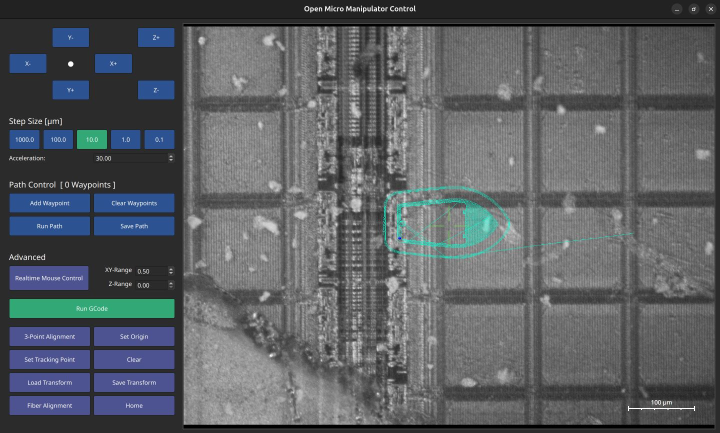
#> input picture images/gcode_runner.jpg, 1440 x 866 px (shown at 1/2 size)
$ python -i image_aligner.py   (imports and definitions only)
#> lines starting #> are read from the running program, lines starting #| are printed output that depends on the picture
# --------------------------------------------------------------------------------------
# Project: OpenMicroManipulator
# License: MIT (see LICENSE file for full description)
#          All text in here must be included in any redistribution.
# Author:  M. S. (diffraction limited)
# --------------------------------------------------------------------------------------

import cv2
import numpy as np

class ECCImageAligner:
    def __init__(self, gamma = 1.0):
        self.ref_gray = None
        self.warp_mode = cv2.MOTION_EUCLIDEAN  # rotation + translation
        # self.warp_mode = cv2.MOTION_AFFINE  # rotation + translation
        self.gamma=gamma
        self.warp_matrix = None

    def set_reference(self, ref_img):
        """Set the reference image (color or grayscale)."""
        if len(ref_img.shape) == 3:
            self.ref_gray = cv2.cvtColor(ref_img, cv2.COLOR_BGR2GRAY).astype(np.float32)
        else:
            self.ref_gray = ref_img.astype(np.float32)

        self.ref_gray = (self.ref_gray/255)**self.gamma

    def compute_transform(self, input_img, number_of_iterations=300, termination_eps=1e-3, translation_scale_factor=1.0):
        """
        Compute the transform aligning input_img to reference.

        Returns a dict with:
            - rotation (degrees)
            - translation (tx, ty)
            - warp_matrix (2x3 np.array)
            - aligned_image (input_img warped to reference)
            - correlation (ECC value)
        """
        if self.ref_gray is None:
            raise ValueError("Reference image not set. Call set_reference() first.")

        if len(input_img.shape) == 3:
            input_gray = cv2.cvtColor(input_img, cv2.COLOR_BGR2GRAY).astype(np.float32)
        else:
            input_gray = input_img.astype(np.float32)
        input_gray = (input_gray/255)**self.gamma

        if self.warp_matrix is None:
            self.warp_matrix = np.eye(2, 3, dtype=np.float32)
        criteria = (cv2.TERM_CRITERIA_EPS | cv2.TERM_CRITERIA_COUNT, number_of_iterations, termination_eps)

        try:
            cc, warp_matrix = cv2.findTransformECC(self.ref_gray, input_gray, self.warp_matrix, self.warp_mode, criteria)
            self.warp_matrix = warp_matrix
        except cv2.error as e:
            print(f"ECC alignment failed: {e}")
            #raise RuntimeError(f"ECC alignment failed: {e}")

        if False:
            aligned_img = cv2.warpAffine(input_gray, self.warp_matrix, (self.ref_gray.shape[1], self.ref_gray.shape[0]),
                                         flags=cv2.INTER_LINEAR + cv2.WARP_INVERSE_MAP)
            diff = cv2.resize(aligned_img-self.ref_gray, dsize=None, fx=4, fy=4)
            #diff = cv2.resize(self.ref_gray, dsize=None, fx=4, fy=4)
            cv2.imshow('difference', diff+0.5)

        a = self.warp_matrix[0, 0]
        b = self.warp_matrix[0, 1]
        rotation_rad = np.arctan2(b, a)
        rotation_deg = np.degrees(rotation_rad)
        tx = self.warp_matrix[0, 2]
        ty = self.warp_matrix[1, 2]

        return {
            'rotation': rotation_deg,
            'translation': (tx*translation_scale_factor, ty*translation_scale_factor),
            'warp_matrix': self.warp_matrix,
            # 'aligned_image': aligned_img,
            # 'correlation': cc
        }

>>> import cv2
>>> picture = cv2.imread('../../images/gcode_runner.jpg', cv2.IMREAD_GRAYSCALE)
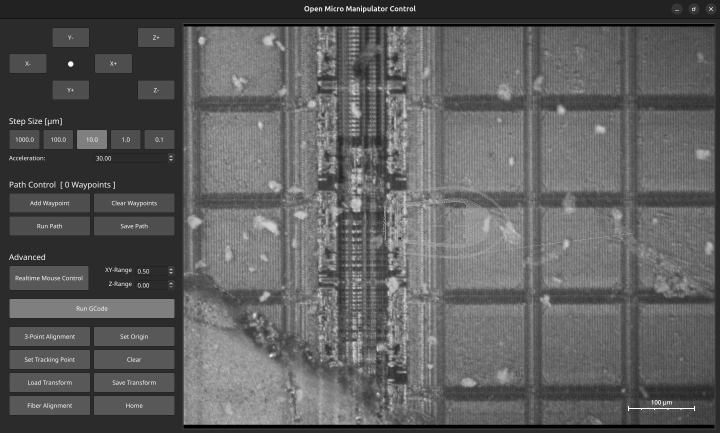
#> picture: shape (866, 1440) (shown at 1/2 size); min 0, max 255, mean 93.8
>>> result = ECCImageAligner().compute_transform(picture)
#> (the run stopped early here; a loop or call above may not have finished)

$ run again, on images/grain_manipulation_1.jpg
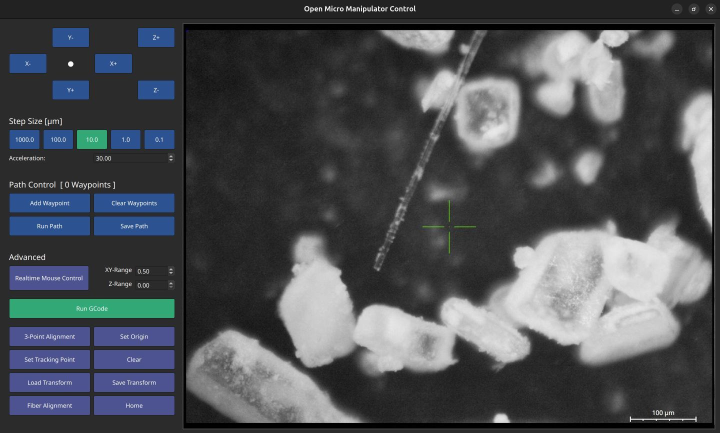
#> input picture images/grain_manipulation_1.jpg, 1440 x 866 px (shown at 1/2 size)
#> `picture = cv2.imread('../../images/gcode_runner.jpg', cv2.IMREAD_GRAYS..`:
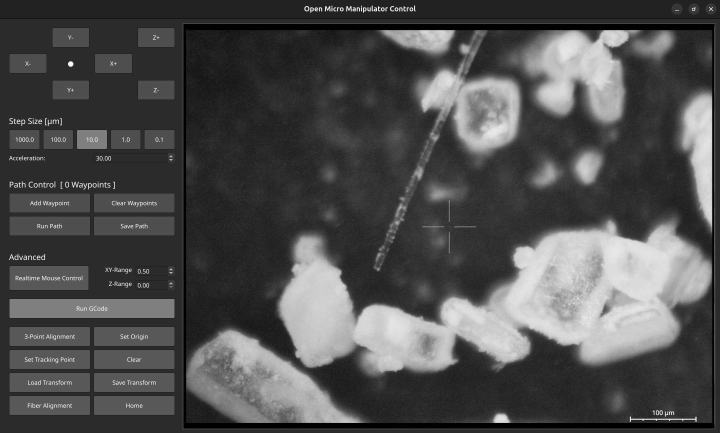
#> picture: shape (866, 1440) (shown at 1/2 size); min 0, max 255, mean 78.4

$ run again, on images/grain_manipulation_2.jpg
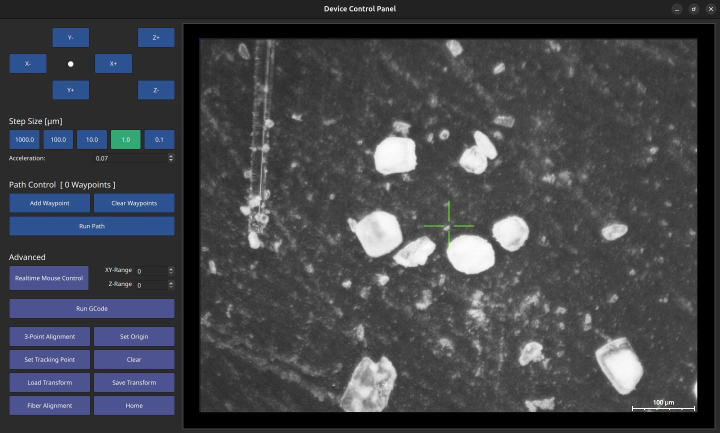
#> input picture images/grain_manipulation_2.jpg, 1440 x 865 px (shown at 1/2 size)
#> `picture = cv2.imread('../../images/gcode_runner.jpg', cv2.IMREAD_GRAYS..`:
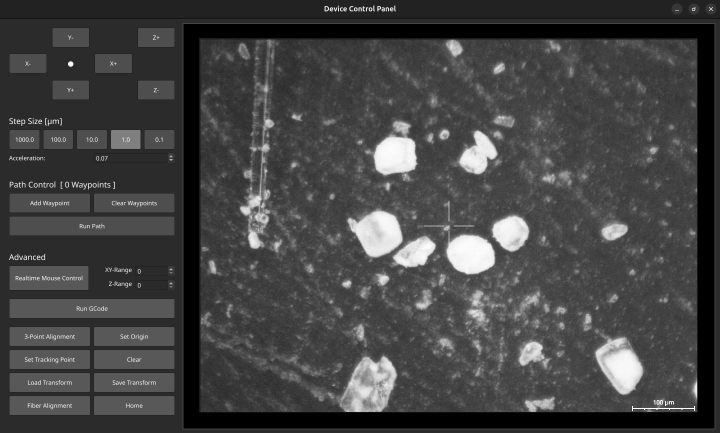
#> picture: shape (865, 1440) (shown at 1/2 size); min 0, max 255, mean 68.1
